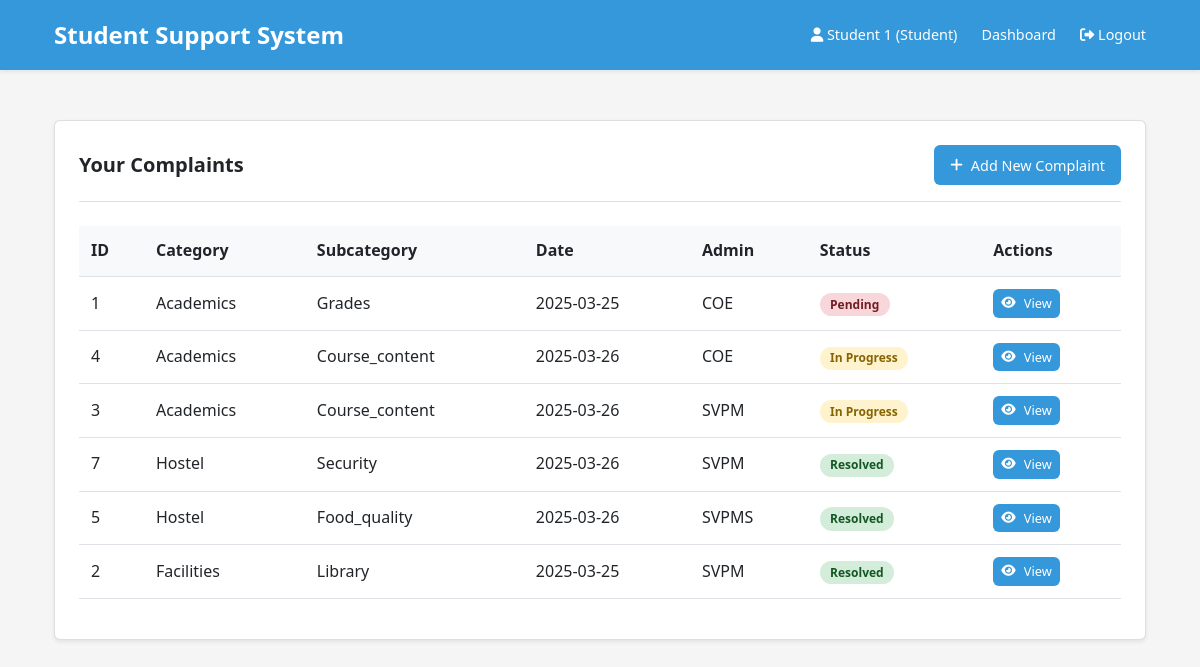
The page /student/dashboard (signed in) on the database its author committed.
### tables this page shows
CREATE TABLE complaints (
                id INTEGER PRIMARY KEY AUTOINCREMENT,
                student_id INTEGER NOT NULL,
                admin_id INTEGER,
                category TEXT NOT NULL,
                subcategory TEXT NOT NULL,
                description TEXT NOT NULL,
                file_path TEXT,
                status TEXT DEFAULT 'pending' CHECK (status IN ('pending', 'in_progress', 'resolved')),
                created_at TIMESTAMP DEFAULT CURRENT_TIMESTAMP,
                updated_at TIMESTAMP DEFAULT CURRENT_TIMESTAMP,
                FOREIGN KEY (student_id) REFERENCES users (id),
                FOREIGN KEY (admin_id) REFERENCES users (id)
            );

CREATE TABLE users (
                id INTEGER PRIMARY KEY AUTOINCREMENT,
                username TEXT UNIQUE NOT NULL,
                password TEXT NOT NULL,
                role TEXT NOT NULL CHECK (role IN ('student', 'admin', 'pending_admin')),
                full_name TEXT NOT NULL,
                email TEXT NOT NULL,
                created_at TIMESTAMP DEFAULT CURRENT_TIMESTAMP
            );

### app.py (the view)
@app.route('/student/dashboard')
@student_required
def student_dashboard():
    db = get_db()
    try:
        complaints = db.execute(
            'SELECT c.*, u.full_name as admin_name FROM complaints c '
            'LEFT JOIN users u ON c.admin_id = u.id '
            'WHERE c.student_id = ? '
            'ORDER BY CASE c.status '
            "WHEN 'pending' THEN 1 "
            "WHEN 'in_progress' THEN 2 "
            "WHEN 'resolved' THEN 3 "
            'END, c.created_at DESC',
            (session['user_id'],)
        ).fetchall()
        return render_template('student/dashboard.html', complaints=complaints)
    except sqlite3.Error as e:
        flash(f'Error retrieving complaints: {str(e)}', 'danger')
        return redirect(url_for('home'))
    finally:
        db.close()

### app.py (called while the page is built)
def get_db():
    db = sqlite3.connect(app.config['DATABASE'])
    db.row_factory = sqlite3.Row
    return db

def student_required(f):
    @wraps(f)
    def decorated_function(*args, **kwargs):
        if 'user_id' not in session or session.get('role') != 'student':
            flash('Student access required', 'danger')
            return redirect(url_for('login'))
        return f(*args, **kwargs)
    return decorated_function

@app.context_processor
def inject_now():
    return {'now': datetime.now()}

### templates/student/dashboard.html (shortened to what this page needs)
{% extends "base.html" %}
{% block content %}
<div class="card" style="margin-top: 20px;">
    <div class="card-header d-flex justify-content-between align-items-center">
        <h2 class="card-title">Your Complaints</h2>
        <a href="{{ url_for('new_complaint') }}" class="btn btn-primary">
            <i class="fas fa-plus"></i> Add New Complaint
        </a>
    </div>
    <div class="card-body">
        {% if complaints %}
            <div class="table-responsive">
                <table class="table">
                    <thead>
                        <tr>
                            <th>ID</th>
                            <th>Category</th>
                            <th>Subcategory</th>
                            <th>Date</th>
                            <th>Admin</th>
                            <th>Status</th>
                            <th>Actions</th>
                        </tr>
                    </thead>
                    <tbody>
                        {% for complaint in complaints %}
                        <tr>
                            <td>{{ complaint.id }}</td>
                            <td>{{ complaint.category|title }}</td>
                            <td>{{ complaint.subcategory|title }}</td>
                            <td>{{ complaint.created_at[:10] }}</td>
                            <td>{{ complaint.admin_name or 'Not assigned' }}</td>
                            <td>
                                <span class="badge badge-{{ complaint.status }}">
                                    {{ complaint.status|replace('_', ' ')|title }}
                                </span>
                            </td>
                            <td>
                                <a href="{{ url_for('view_complaint', complaint_id=complaint.id) }}" class="btn btn-sm btn-info">
                                    <i class="fas fa-eye"></i> View
                                </a>
                            </td>
                        </tr>
                        {% endfor %}
                    </tbody>
                </table>
            </div>
        {% endif %}
    </div>
</div>
{% endblock %}

### templates/static/css/style.css (style rules this page uses)
:root { --primary-color: #3498db; --primary-dark: #2980b9; --success-color: #2ecc71; --danger-color: #e74c3c; --warning-color: #f39c12; --light-color: #f8f9fa; --dark-color: #343a40; --gray-color: #6c757d; --text-color: #212529; --text-light: #6c757d; --border-radius: 0.375rem; --box-shadow: 0 0.125rem 0.25rem rgba(0, 0, 0, 0.075); --transition: all 0.3s ease; --container-width: 1140px; }
* { margin: 0; padding: 0; box-sizing: border-box; }
body { font-family: 'Segoe UI', Tahoma, Geneva, Verdana, sans-serif; line-height: 1.6; color: var(--text-color); background-color: #f5f5f5; display: flex; flex-direction: column; min-height: 100vh; }
.card { background-color: white; border-radius: var(--border-radius); box-shadow: var(--box-shadow); padding: 1.5rem; margin-bottom: 1.5rem; border: 1px solid rgba(0, 0, 0, 0.125); }
.card-header { border-bottom: 1px solid rgba(0, 0, 0, 0.125); padding-bottom: 1rem; margin-bottom: 1.5rem; display: flex; justify-content: space-between; align-items: center; flex-wrap: wrap; gap: 1rem; }
.card-title { font-size: 1.25rem; margin: 0; font-weight: 600; }
.btn { display: inline-flex; align-items: center; justify-content: center; background-color: var(--primary-color); color: white; border: none; padding: 0.5rem 1rem; border-radius: var(--border-radius); cursor: pointer; font-size: 0.9rem; transition: var(--transition); text-decoration: none; gap: 0.5rem; height: 2.5rem; }
.btn-sm { padding: 0.25rem 0.5rem; font-size: 0.8rem; height: auto; }
.table { width: 100%; border-collapse: collapse; margin-bottom: 1rem; }
.table th, .table td { padding: 0.75rem; text-align: left; border-bottom: 1px solid #dee2e6; vertical-align: middle; }
.table th { background-color: #f8f9fa; font-weight: 600; color: var(--text-color); }
.badge { display: inline-block; padding: 0.35rem 0.65rem; font-size: 0.75rem; font-weight: 600; line-height: 1; text-align: center; white-space: nowrap; vertical-align: baseline; border-radius: 10rem; }
.badge-pending { background-color: #f8d7da; color: #721c24; }
.badge-in_progress { background-color: #fff3cd; color: #856404; }
.badge-resolved { background-color: #d4edda; color: #155724; }
.d-flex { display: flex !important; }
.justify-content-between { justify-content: space-between !important; }
.align-items-center { align-items: center !important; }

### rows shown on the page
complaints: id "1", category "Academics", subcategory "Grades", created_at "2025-03-25", full_name "COE", status "Pending"
complaints: id "4", category "Academics", subcategory "Course_content", created_at "2025-03-26", full_name "COE", status "In Progress"
complaints: id "3", category "Academics", subcategory "Course_content", created_at "2025-03-26", full_name "SVPM", status "In Progress"
complaints: id "7", category "Hostel", subcategory "Security", created_at "2025-03-26", full_name "SVPM", status "Resolved"
complaints: id "5", category "Hostel", subcategory "Food_quality", created_at "2025-03-26", full_name "SVPMS", status "Resolved"
complaints: id "2", category "Facilities", subcategory "Library", created_at "2025-03-25", full_name "SVPM", status "Resolved"

### other values the page prints
{{ session.full_name }} "Student 1"
{{ session.role|title }} "Student"
